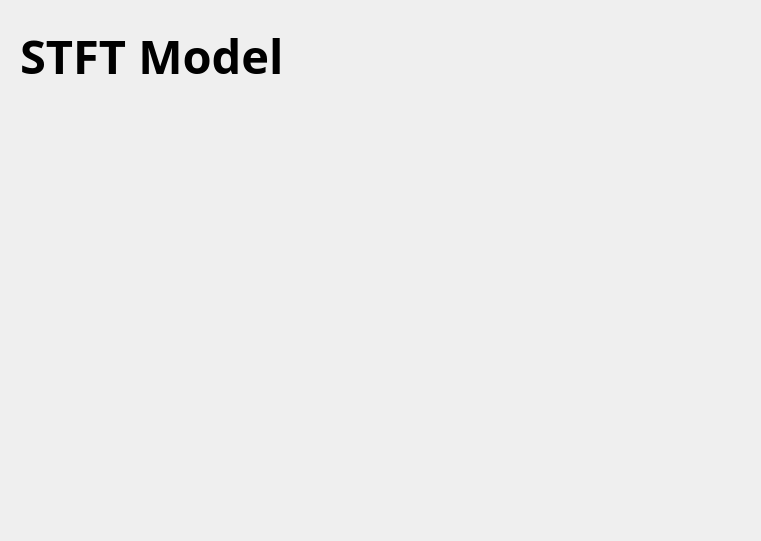
<?xml version="1.0" encoding="UTF-8"?>
<ui version="4.0">
 <class>Form</class>
 <widget class="QWidget" name="Form">
  <property name="geometry">
   <rect>
    <x>0</x>
    <y>0</y>
    <width>761</width>
    <height>541</height>
   </rect>
  </property>
  <property name="windowTitle">
   <string>Form</string>
  </property>
  <widget class="QLabel" name="label_2">
   <property name="geometry">
    <rect>
     <x>20</x>
     <y>10</y>
     <width>331</width>
     <height>91</height>
    </rect>
   </property>
   <property name="font">
    <font>
     <family>Sans</family>
     <pointsize>35</pointsize>
     <weight>75</weight>
     <bold>true</bold>
    </font>
   </property>
   <property name="text">
    <string>STFT Model</string>
   </property>
  </widget>
 </widget>
 <resources/>
 <connections/>
</ui>
